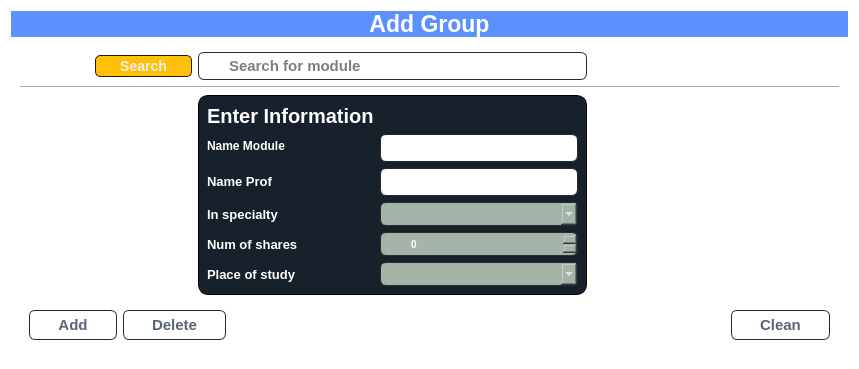
               <widget class="QWidget" name="page_4">
                <property name="styleSheet">
                 <string notr="true">QWidget{background:#fff;}</string>
                </property>
                <layout class="QVBoxLayout" name="verticalLayout_7">
                 <item>
                  <widget class="QLabel" name="label_40">
                   <property name="font">
                    <font>
                     <pointsize>17</pointsize>
                     <weight>75</weight>
                     <bold>true</bold>
                    </font>
                   </property>
                   <property name="styleSheet">
                    <string notr="true">background-color: rgb(92, 144, 255);
color: rgb(255, 255, 255);</string>
                   </property>
                   <property name="text">
                    <string>&lt;html&gt;&lt;head/&gt;&lt;body&gt;&lt;p align=&quot;center&quot;&gt;Add Group&lt;/p&gt;&lt;/body&gt;&lt;/html&gt;</string>
                   </property>
                  </widget>
                 </item>
                 <item>
                  <widget class="QWidget" name="widget_34" native="true">
                   <property name="sizePolicy">
                    <sizepolicy hsizetype="Preferred" vsizetype="Expanding">
                     <horstretch>0</horstretch>
                     <verstretch>0</verstretch>
                    </sizepolicy>
                   </property>
                   <layout class="QGridLayout" name="gridLayout_3">
                    <item row="2" column="2" alignment="Qt::AlignVCenter">
                     <widget class="QWidget" name="widget_35" native="true">
                      <property name="sizePolicy">
                       <sizepolicy hsizetype="Preferred" vsizetype="Expanding">
                        <horstretch>0</horstretch>
                        <verstretch>0</verstretch>
                       </sizepolicy>
                      </property>
                      <property name="styleSheet">
                       <string notr="true">border:1px solid #000;
border-radius:10px;
background-color: rgb(23, 33, 43);
</string>
                      </property>
                      <layout class="QFormLayout" name="formLayout_3">
                       <item row="0" column="0">
                        <widget class="QLabel" name="label_27">
                         <property name="font">
                          <font>
                           <pointsize>15</pointsize>
                           <weight>75</weight>
                           <bold>true</bold>
                          </font>
                         </property>
                         <property name="styleSheet">
                          <string notr="true">color: rgb(255, 255, 255);
border:none;</string>
                         </property>
                         <property name="text">
                          <string>Enter Information</string>
                         </property>
                        </widget>
                       </item>
                       <item row="4" column="0">
                        <widget class="QLabel" name="label_36">
                         <property name="font">
                          <font>
                           <pointsize>9</pointsize>
                           <weight>75</weight>
                           <bold>true</bold>
                          </font>
                         </property>
                         <property name="styleSheet">
                          <string notr="true">color: rgb(255, 255, 255);
border:none;</string>
                         </property>
                         <property name="text">
                          <string>Name Module</string>
                         </property>
                        </widget>
                       </item>
                       <item row="4" column="1">
                        <widget class="QLineEdit" name="lineEdit_11">
                         <property name="styleSheet">
                          <string notr="true">QLineEdit {
	background-color: #ffffff;
	color: rgb(0, 0, 0);
	border-radius: 6px;
	border: 1px solid #2a2a2a;
	display:inline-block;
	font-family:Arial;
	font-size:15px;
	font-weight:bold;
	padding:3px 28px;
	text-decoration:none;
	text-shadow:0px 1px 0px #ffffff;
}
	</string>
                         </property>
                        </widget>
                       </item>
                       <item row="5" column="0">
                        <widget class="QLabel" name="label_37">
                         <property name="font">
                          <font>
                           <pointsize>10</pointsize>
                           <weight>75</weight>
                           <bold>true</bold>
                          </font>
                         </property>
                         <property name="styleSheet">
                          <string notr="true">color: rgb(255, 255, 255);
border:none;</string>
                         </property>
                         <property name="text">
                          <string>Name Prof</string>
                         </property>
                        </widget>
                       </item>
                       <item row="5" column="1">
                        <widget class="QLineEdit" name="lineEdit_12">
                         <property name="styleSheet">
                          <string notr="true">QLineEdit {
	background-color: #ffffff;
	color: rgb(0, 0, 0);
	border-radius: 6px;
	border: 1px solid #2a2a2a;
	display:inline-block;
	font-family:Arial;
	font-size:15px;
	font-weight:bold;
	padding:3px 28px;
	text-decoration:none;
	text-shadow:0px 1px 0px #ffffff;
}
	</string>
                         </property>
                        </widget>
                       </item>
                       <item row="6" column="0">
                        <widget class="QLabel" name="label_38">
                         <property name="font">
                          <font>
                           <pointsize>10</pointsize>
                           <weight>75</weight>
                           <bold>true</bold>
                          </font>
                         </property>
                         <property name="styleSheet">
                          <string notr="true">color: rgb(255, 255, 255);
border:none;</string>
                         </property>
                         <property name="text">
                          <string>In specialty</string>
                         </property>
                        </widget>
                       </item>
                       <item row="6" column="1">
                        <widget class="QComboBox" name="comboBox_2">
                         <property name="styleSheet">
                          <string notr="true">background-color: rgb(165, 180, 168);

	color:rgb(255, 255, 255);
	border-radius: 6px;
	border: 1px solid #2a2a2a;
	display:inline-block;
	font-family:Arial;
	font-size:10px;
	font-weight:bold;
	padding:3px 28px;
	text-decoration:none;
	text-shadow:0px 1px 0px #ffffff;</string>
                         </property>
                        </widget>
                       </item>
                       <item row="7" column="0">
                        <widget class="QLabel" name="label_39">
                         <property name="font">
                          <font>
                           <pointsize>10</pointsize>
                           <weight>75</weight>
                           <bold>true</bold>
                          </font>
                         </property>
                         <property name="styleSheet">
                          <string notr="true">color: rgb(255, 255, 255);
border:none;</string>
                         </property>
                         <property name="text">
                          <string>Num of shares</string>
                         </property>
                        </widget>
                       </item>
                       <item row="7" column="1">
                        <widget class="QSpinBox" name="spinBox_4">
                         <property name="styleSheet">
                          <string notr="true">QSpinBox {
	background-color: rgb(165, 180, 168);

	color:rgb(255, 255, 255);
	border-radius: 6px;
	border: 1px solid #2a2a2a;
	display:inline-block;
	font-family:Arial;
	font-size:10px;
	font-weight:bold;
	padding:3px 28px;
	text-decoration:none;
	text-shadow:0px 1px 0px #ffffff;
}</string>
                         </property>
                        </widget>
                       </item>
                       <item row="8" column="0">
                        <widget class="QLabel" name="label_4">
                         <property name="font">
                          <font>
                           <pointsize>10</pointsize>
                           <weight>75</weight>
                           <bold>true</bold>
                          </font>
                         </property>
                         <property name="styleSheet">
                          <string notr="true">color: rgb(255, 255, 255);
border:none;</string>
                         </property>
                         <property name="text">
                          <string>Place of study</string>
                         </property>
                        </widget>
                       </item>
                       <item row="8" column="1">
                        <widget class="QComboBox" name="comboBox_6">
                         <property name="styleSheet">
                          <string notr="true">background-color: rgb(165, 180, 168);

	color:rgb(255, 255, 255);
	border-radius: 6px;
	border: 1px solid #2a2a2a;
	display:inline-block;
	font-family:Arial;
	font-size:10px;
	font-weight:bold;
	padding:3px 28px;
	text-decoration:none;
	text-shadow:0px 1px 0px #ffffff;</string>
                         </property>
                        </widget>
                       </item>
                      </layout>
                     </widget>
                    </item>
                    <item row="2" column="3">
                     <widget class="QWidget" name="widget_36" native="true">
                      <property name="minimumSize">
                       <size>
                        <width>246</width>
                        <height>0</height>
                       </size>
                      </property>
                     </widget>
                    </item>
                    <item row="0" column="2">
                     <widget class="QLineEdit" name="lineEdit_13">
                      <property name="styleSheet">
                       <string notr="true">QLineEdit {
	background-color: #ffffff;
	color: rgb(0, 0, 0);
	border-radius: 6px;
	border: 1px solid #2a2a2a;
	display:inline-block;
	font-family:Arial;
	font-size:15px;
	font-weight:bold;
	padding:3px 28px;
	text-decoration:none;
	text-shadow:0px 1px 0px #ffffff;
}
	</string>
                      </property>
                      <property name="placeholderText">
                       <string>Search for module</string>
                      </property>
                     </widget>
                    </item>
                    <item row="0" column="1">
                     <widget class="QPushButton" name="pushButton_8">
                      <property name="styleSheet">
                       <string notr="true">QPushButton {
	box-shadow:inset 0px 1px 0px 0px #ffffff;
	background:linear-gradient(to bottom, #f9f9f9 5%, #e9e9e9 100%);
	background-color: #ffc107;
	color: #eeeeee;
	border-radius:5px;
	border:1px solid #1e1e1e;
	display:inline-block;
	cursor:pointer;
	font-family:Arial;
	font-size:14px;
	font-weight:bold;
	padding:2px 24px;
}
QPushButton:hover {
	background:linear-gradient(to bottom, #e9e9e9 5%, #f9f9f9 100%);
	background-color: #001;
	color:#666666;
}
QPushButton:active {
	position:relative;
	top:1px;
}
QPushButton::pressed {
    background-color: QLinearGradient( x1: 0, y1: 0, x2: 0, y2: 1, stop: 0 #2d2d2d, stop: 0.1 #2b2b2b, stop: 0.5 #292929, stop: 0.9 #282828, stop: 1 #252525);
}

</string>
                      </property>
                      <property name="text">
                       <string>Search</string>
                      </property>
                     </widget>
                    </item>
                    <item row="2" column="0" colspan="2">
                     <widget class="QWidget" name="widget_37" native="true">
                      <property name="minimumSize">
                       <size>
                        <width>172</width>
                        <height>0</height>
                       </size>
                      </property>
                     </widget>
                    </item>
                    <item row="3" column="0" colspan="4" alignment="Qt::AlignBottom">
                     <widget class="QWidget" name="widget_38" native="true">
                      <layout class="QHBoxLayout" name="horizontalLayout_10">
                       <item>
                        <widget class="QPushButton" name="pushButton_9">
                         <property name="styleSheet">
                          <string notr="true">QPushButton {
	background-color: #ffffff;
	color: #576574;
	border-radius: 6px;
	border: 1px solid #2a2a2a;
	display:inline-block;
	font-family:Arial;
	font-size:15px;
	font-weight:bold;
	padding:5px 28px;
	text-decoration:none;
	text-shadow:0px 1px 0px #ffffff;
}
QPushButton:hover {
	background:linear-gradient(to bottom, #f9f9f9 5%, #e9e9e9 100%);
	background-color: QLinearGradient( x1: 0, y1: 0, x2: 1, y2: 1, stop: 0 #D980FA, stop: 0.1 #ED4C67, stop: 0.5 #B53471, stop: 0.9 #B53471, stop: 1 #833471);
	color: #eeeeee;
	border-radius: 6px;
	border: 1px solid #ffffff;
	display:inline-block;
	cursor:pointer;
	font-family:Arial;
	font-size:10px;
	font-weight:bold;
	padding:5px 24px;
	text-decoration:none;
	text-shadow:0px 1px 0px #ffffff;
}</string>
                         </property>
                         <property name="text">
                          <string>Add</string>
                         </property>
                        </widget>
                       </item>
                       <item>
                        <widget class="QPushButton" name="pushButton_17">
                         <property name="styleSheet">
                          <string notr="true">QPushButton {
	background-color: #ffffff;
	color: #576574;
	border-radius: 6px;
	border: 1px solid #2a2a2a;
	display:inline-block;
	font-family:Arial;
	font-size:15px;
	font-weight:bold;
	padding:5px 28px;
	text-decoration:none;
	text-shadow:0px 1px 0px #ffffff;
}
QPushButton:hover {
	background:linear-gradient(to bottom, #f9f9f9 5%, #e9e9e9 100%);
	background-color: QLinearGradient( x1: 0, y1: 0, x2: 1, y2: 1, stop: 0 #D980FA, stop: 0.1 #ED4C67, stop: 0.5 #B53471, stop: 0.9 #B53471, stop: 1 #833471);
	color: #eeeeee;
	border-radius: 6px;
	border: 1px solid #ffffff;
	display:inline-block;
	cursor:pointer;
	font-family:Arial;
	font-size:10px;
	font-weight:bold;
	padding:5px 24px;
	text-decoration:none;
	text-shadow:0px 1px 0px #ffffff;
}</string>
                         </property>
                         <property name="text">
                          <string>Delete</string>
                         </property>
                        </widget>
                       </item>
                       <item>
                        <spacer name="horizontalSpacer_4">
                         <property name="orientation">
                          <enum>Qt::Horizontal</enum>
                         </property>
                         <property name="sizeHint" stdset="0">
                          <size>
                           <width>40</width>
                           <height>20</height>
                          </size>
                         </property>
                        </spacer>
                       </item>
                       <item>
                        <widget class="QPushButton" name="pushButton_10">
                         <property name="styleSheet">
                          <string notr="true">QPushButton {
	background-color: #ffffff;
	color: #576574;
	border-radius: 6px;
	border: 1px solid #2a2a2a;
	display:inline-block;
	font-family:Arial;
	font-size:15px;
	font-weight:bold;
	padding:5px 28px;
	text-decoration:none;
	text-shadow:0px 1px 0px #ffffff;
}
QPushButton:hover {
	background:linear-gradient(to bottom, #f9f9f9 5%, #e9e9e9 100%);
	background-color: QLinearGradient( x1: 0, y1: 0, x2: 1, y2: 1, stop: 0 #D980FA, stop: 0.1 #ED4C67, stop: 0.5 #B53471, stop: 0.9 #B53471, stop: 1 #833471);
	color: #eeeeee;
	border-radius: 6px;
	border: 1px solid #ffffff;
	display:inline-block;
	cursor:pointer;
	font-family:Arial;
	font-size:10px;
	font-weight:bold;
	padding:5px 24px;
	text-decoration:none;
	text-shadow:0px 1px 0px #ffffff;
}</string>
                         </property>
                         <property name="text">
                          <string>Clean</string>
                         </property>
                        </widget>
                       </item>
                      </layout>
                     </widget>
                    </item>
                    <item row="1" column="0" colspan="4">
                     <widget class="Line" name="line_14">
                      <property name="orientation">
                       <enum>Qt::Horizontal</enum>
                      </property>
                     </widget>
                    </item>
                   </layout>
                  </widget>
                 </item>
                </layout>
               </widget>
